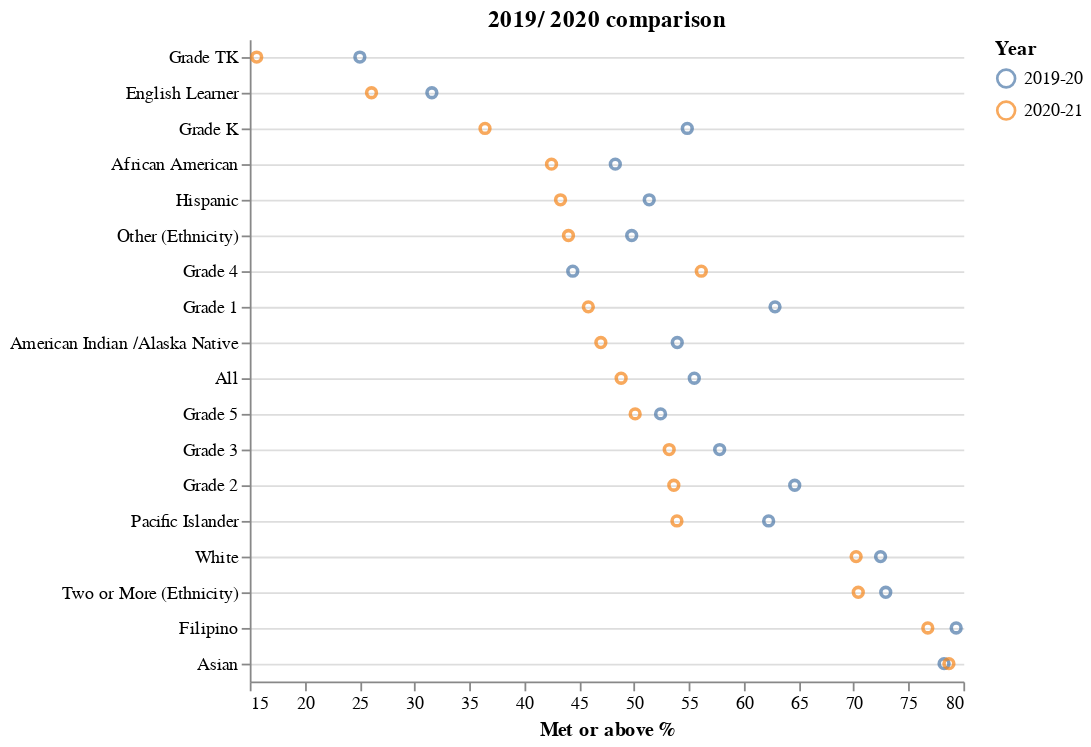

The cell this chart's notebook holds for it:
### Code cell
alt.Chart(dibels_combined, title="2019/ 2020 comparison").mark_point().encode(
    alt.X(
        'met_or_above_pct:Q',
        title="Met or above %",
        scale=alt.Scale(zero=False),
        axis=alt.Axis(grid=False)
    ),
    alt.Y(
        'Student Group:N',
        title="",
        sort='x',
        axis=alt.Axis(grid=True)
    ),
    color=alt.Color('SchoolYear:N', legend=alt.Legend(title="Year")),
).properties(
    height=alt.Step(20)
).configure_view(stroke="transparent")

### Figure 1 — Vega-Lite specification as saved in the notebook (floating-point values rounded to 4 significant figures)
{"config": {"view": {"continuousWidth": 400, "continuousHeight": 300, "stroke": "transparent"}}, "data": {"name": "data-9d0fc8f52ab6cfa173c8e04962bd76da"}, "mark": "point", "encoding": {"color": {"type": "nominal", "field": "SchoolYear", "legend": {"title": "Year"}}, "x": {"type": "quantitative", "axis": {"grid": false}, "field": "met_or_above_pct", "scale": {"zero": false}, "title": "Met or above %"}, "y": {"type": "nominal", "axis": {"grid": true}, "field": "Student Group", "sort": "x", "title": ""}}, "height": {"step": 20}, "title": "2019/ 2020 comparison", "$schema": "https://vega.github.io/schema/vega-lite/v4.8.1.json", "datasets": {"data-9d0fc8f52ab6cfa173c8e04962bd76da": [{"SchoolYear": "2019-20", "DIBELSTestAdministration": "2 MOY", "Student Group": "All", "ABOVEBENCHMARK": 58327, "BENCHMARK": 62341, "BELOWBENCHMARK": 37760, "WELLBELOWBENCHMARK": 59027, "Total Tested": 217455, "% ABOVEBENCHMARK": "27%", "%BENCHMARK": "29%", "% BELOWBENCHMARK": "17%", "% WELLBELOWBENCHMARK": "27%", "met_or_above": 120668, "below_benchmark": 96787, "met_or_above_pct": 55.49, "below_benchmark_pct": 44.51, "met_or_above_change": null, "below_benchmark_change": null}, {"SchoolYear": "2020-21", "DIBELSTestAdministration": "2 MOY", "Student Group": "All", "ABOVEBENCHMARK": 46511, "BENCHMARK": 53713, "BELOWBENCHMARK": 29033, "WELLBELOWBENCHMARK": 76003, "Total Tested": 205260, "% ABOVEBENCHMARK": "23%", "%BENCHMARK": "26%", "% BELOWBENCHMARK": "14%", "% WELLBELOWBENCHMARK": "37%", "met_or_above": 100224, "below_benchmark": 105036, "met_or_above_pct": 48.83, "below_benchmark_pct": 51.17, "met_or_above_change": -6.663, "below_benchmark_change": 6.663}, {"SchoolYear": "2019-20", "DIBELSTestAdministration": "2 MOY", "Student Group": "African American", "ABOVEBENCHMARK": 3540, "BENCHMARK": 4217, "BELOWBENCHMARK": 2944, "WELLBELOWBENCHMARK": 5360, "Total Tested": 16061, "% ABOVEBENCHMARK": "22%", "%BENCHMARK": "26%", "% BELOWBENCHMARK": "18%", "% WELLBELOWBENCHMARK": "33%", "met_or_above": 7757, "below_benchmark": 8304, "met_or_above_pct": 48.3, "below_benchmark_pct": 51.7, "met_or_above_change": null, "below_benchmark_change": null}, {"SchoolYear": "2020-21", "DIBELSTestAdministration": "2 MOY", "Student Group": "African American", "ABOVEBENCHMARK": 2588, "BENCHMARK": 3457, "BELOWBENCHMARK": 2039, "WELLBELOWBENCHMARK": 6144, "Total Tested": 14228, "% ABOVEBENCHMARK": "18%", "%BENCHMARK": "24%", "% BELOWBENCHMARK": "14%", "% WELLBELOWBENCHMARK": "43%", "met_or_above": 6045, "below_benchmark": 8183, "met_or_above_pct": 42.49, "below_benchmark_pct": 57.51, "met_or_above_change": -5.81, "below_benchmark_change": 5.81}, {"SchoolYear": "2019-20", "DIBELSTestAdministration": "2 MOY", "Student Group": "American Indian /Alaska Native", "ABOVEBENCHMARK": 46, "BENCHMARK": 43, "BELOWBENCHMARK": 31, "WELLBELOWBENCHMARK": 45, "Total Tested": 165, "% ABOVEBENCHMARK": "28%", "%BENCHMARK": "26%", "% BELOWBENCHMARK": "19%", "% WELLBELOWBENCHMARK": "27%", "met_or_above": 89, "below_benchmark": 76, "met_or_above_pct": 53.94, "below_benchmark_pct": 46.06, "met_or_above_change": null, "below_benchmark_change": null}, {"SchoolYear": "2020-21", "DIBELSTestAdministration": "2 MOY", "Student Group": "American Indian /Alaska Native", "ABOVEBENCHMARK": 26, "BENCHMARK": 44, "BELOWBENCHMARK": 28, "WELLBELOWBENCHMARK": 51, "Total Tested": 149, "% ABOVEBENCHMARK": "17%", "%BENCHMARK": "30%", "% BELOWBENCHMARK": "19%", "% WELLBELOWBENCHMARK": "34%", "met_or_above": 70, "below_benchmark": 79, "met_or_above_pct": 46.98, "below_benchmark_pct": 53.02, "met_or_above_change": -6.96, "below_benchmark_change": 6.96}, {"SchoolYear": "2019-20", "DIBELSTestAdministration": "2 MOY", "Student Group": "Asian", "ABOVEBENCHMARK": 3704, "BENCHMARK": 2014, "BELOWBENCHMARK": 754, "WELLBELOWBENCHMARK": 836, "Total Tested": 7308, "% ABOVEBENCHMARK": "51%", "%BENCHMARK": "28%", "% BELOWBENCHMARK": "10%", "% WELLBELOWBENCHMARK": "11%", "met_or_above": 5718, "below_benchmark": 1590, "met_or_above_pct": 78.24, "below_benchmark_pct": 21.76, "met_or_above_change": null, "below_benchmark_change": null}, {"SchoolYear": "2020-21", "DIBELSTestAdministration": "2 MOY", "Student Group": "Asian", "ABOVEBENCHMARK": 3651, "BENCHMARK": 1875, "BELOWBENCHMARK": 629, "WELLBELOWBENCHMARK": 868, "Total Tested": 7023, "% ABOVEBENCHMARK": "52%", "%BENCHMARK": "27%", "% BELOWBENCHMARK": "9%", "% WELLBELOWBENCHMARK": "12%", "met_or_above": 5526, "below_benchmark": 1497, "met_or_above_pct": 78.68, "below_benchmark_pct": 21.32, "met_or_above_change": 0.4413, "below_benchmark_change": -0.4413}, {"SchoolYear": "2019-20", "DIBELSTestAdministration": "2 MOY", "Student Group": "Filipino", "ABOVEBENCHMARK": 1510, "BENCHMARK": 1106, "BELOWBENCHMARK": 341, "WELLBELOWBENCHMARK": 340, "Total Tested": 3297, "% ABOVEBENCHMARK": "46%", "%BENCHMARK": "34%", "% BELOWBENCHMARK": "10%", "% WELLBELOWBENCHMARK": "10%", "met_or_above": 2616, "below_benchmark": 681, "met_or_above_pct": 79.34, "below_benchmark_pct": 20.66, "met_or_above_change": null, "below_benchmark_change": null}, {"SchoolYear": "2020-21", "DIBELSTestAdministration": "2 MOY", "Student Group": "Filipino", "ABOVEBENCHMARK": 1521, "BENCHMARK": 1019, "BELOWBENCHMARK": 368, "WELLBELOWBENCHMARK": 401, "Total Tested": 3309, "% ABOVEBENCHMARK": "46%", "%BENCHMARK": "31%", "% BELOWBENCHMARK": "11%", "% WELLBELOWBENCHMARK": "12%", "met_or_above": 2540, "below_benchmark": 769, "met_or_above_pct": 76.76, "below_benchmark_pct": 23.24, "met_or_above_change": -2.585, "below_benchmark_change": 2.585}, {"SchoolYear": "2019-20", "DIBELSTestAdministration": "2 MOY", "Student Group": "Hispanic", "ABOVEBENCHMARK": 36191, "BENCHMARK": 45412, "BELOWBENCHMARK": 29497, "WELLBELOWBENCHMARK": 47704, "Total Tested": 158804, "% ABOVEBENCHMARK": "23%", "%BENCHMARK": "29%", "% BELOWBENCHMARK": "19%", "% WELLBELOWBENCHMARK": "30%", "met_or_above": 81603, "below_benchmark": 77201, "met_or_above_pct": 51.39, "below_benchmark_pct": 48.61, "met_or_above_change": null, "below_benchmark_change": null}, {"SchoolYear": "2020-21", "DIBELSTestAdministration": "2 MOY", "Student Group": "Hispanic", "ABOVEBENCHMARK": 26404, "BENCHMARK": 38686, "BELOWBENCHMARK": 22299, "WELLBELOWBENCHMARK": 62912, "Total Tested": 150301, "% ABOVEBENCHMARK": "18%", "%BENCHMARK": "26%", "% BELOWBENCHMARK": "15%", "% WELLBELOWBENCHMARK": "42%", "met_or_above": 65090, "below_benchmark": 85211, "met_or_above_pct": 43.31, "below_benchmark_pct": 56.69, "met_or_above_change": -8.08, "below_benchmark_change": 8.08}, {"SchoolYear": "2019-20", "DIBELSTestAdministration": "2 MOY", "Student Group": "Other (Ethnicity)", "ABOVEBENCHMARK": 162, "BENCHMARK": 194, "BELOWBENCHMARK": 154, "WELLBELOWBENCHMARK": 205, "Total Tested": 715, "% ABOVEBENCHMARK": "23%", "%BENCHMARK": "27%", "% BELOWBENCHMARK": "22%", "% WELLBELOWBENCHMARK": "29%", "met_or_above": 356, "below_benchmark": 359, "met_or_above_pct": 49.79, "below_benchmark_pct": 50.21, "met_or_above_change": null, "below_benchmark_change": null}, {"SchoolYear": "2020-21", "DIBELSTestAdministration": "2 MOY", "Student Group": "Other (Ethnicity)", "ABOVEBENCHMARK": 195, "BENCHMARK": 218, "BELOWBENCHMARK": 159, "WELLBELOWBENCHMARK": 366, "Total Tested": 938, "% ABOVEBENCHMARK": "21%", "%BENCHMARK": "23%", "% BELOWBENCHMARK": "17%", "% WELLBELOWBENCHMARK": "39%", "met_or_above": 413, "below_benchmark": 525, "met_or_above_pct": 44.03, "below_benchmark_pct": 55.97, "met_or_above_change": -5.76, "below_benchmark_change": 5.76}, {"SchoolYear": "2019-20", "DIBELSTestAdministration": "2 MOY", "Student Group": "Pacific Islander", "ABOVEBENCHMARK": 114, "BENCHMARK": 117, "BELOWBENCHMARK": 66, "WELLBELOWBENCHMARK": 74, "Total Tested": 371, "% ABOVEBENCHMARK": "31%", "%BENCHMARK": "32%", "% BELOWBENCHMARK": "18%", "% WELLBELOWBENCHMARK": "20%", "met_or_above": 231, "below_benchmark": 140, "met_or_above_pct": 62.26, "below_benchmark_pct": 37.74, "met_or_above_change": null, "below_benchmark_change": null}, {"SchoolYear": "2020-21", "DIBELSTestAdministration": "2 MOY", "Student Group": "Pacific Islander", "ABOVEBENCHMARK": 94, "BENCHMARK": 99, "BELOWBENCHMARK": 59, "WELLBELOWBENCHMARK": 106, "Total Tested": 358, "% ABOVEBENCHMARK": "26%", "%BENCHMARK": "28%", "% BELOWBENCHMARK": "16%", "% WELLBELOWBENCHMARK": "30%", "met_or_above": 193, "below_benchmark": 165, "met_or_above_pct": 53.91, "below_benchmark_pct": 46.09, "met_or_above_change": -8.354, "below_benchmark_change": 8.354}, {"SchoolYear": "2019-20", "DIBELSTestAdministration": "2 MOY", "Student Group": "Two or More (Ethnicity)", "ABOVEBENCHMARK": 2608, "BENCHMARK": 1773, "BELOWBENCHMARK": 730, "WELLBELOWBENCHMARK": 896, "Total Tested": 6007, "% ABOVEBENCHMARK": "43%", "%BENCHMARK": "30%", "% BELOWBENCHMARK": "12%", "% WELLBELOWBENCHMARK": "15%", "met_or_above": 4381, "below_benchmark": 1626, "met_or_above_pct": 72.93, "below_benchmark_pct": 27.07, "met_or_above_change": null, "below_benchmark_change": null}, {"SchoolYear": "2020-21", "DIBELSTestAdministration": "2 MOY", "Student Group": "Two or More (Ethnicity)", "ABOVEBENCHMARK": 2589, "BENCHMARK": 1643, "BELOWBENCHMARK": 687, "WELLBELOWBENCHMARK": 1090, "Total Tested": 6009, "% ABOVEBENCHMARK": "43%", "%BENCHMARK": "27%", "% BELOWBENCHMARK": "11%", "% WELLBELOWBENCHMARK": "18%", "met_or_above": 4232, "below_benchmark": 1777, "met_or_above_pct": 70.43, "below_benchmark_pct": 29.57, "met_or_above_change": -2.504, "below_benchmark_change": 2.504}, {"SchoolYear": "2019-20", "DIBELSTestAdministration": "2 MOY", "Student Group": "White", "ABOVEBENCHMARK": 10452, "BENCHMARK": 7465, "BELOWBENCHMARK": 3243, "WELLBELOWBENCHMARK": 3567, "Total Tested": 24727, "% ABOVEBENCHMARK": "42%", "%BENCHMARK": "30%", "% BELOWBENCHMARK": "13%", "% WELLBELOWBENCHMARK": "14%", "met_or_above": 17917, "below_benchmark": 6810, "met_or_above_pct": 72.46, "below_benchmark_pct": 27.54, "met_or_above_change": null, "below_benchmark_change": null}, {"SchoolYear": "2020-21", "DIBELSTestAdministration": "2 MOY", "Student Group": "White", "ABOVEBENCHMARK": 9443, "BENCHMARK": 6672, "BELOWBENCHMARK": 2765, "WELLBELOWBENCHMARK": 4065, "Total Tested": 22945, "% ABOVEBENCHMARK": "41%", "%BENCHMARK": "29%", "% BELOWBENCHMARK": "12%", "% WELLBELOWBENCHMARK": "18%", "met_or_above": 16115, "below_benchmark": 6830, "met_or_above_pct": 70.23, "below_benchmark_pct": 29.77, "met_or_above_change": -2.226, "below_benchmark_change": 2.226}, {"SchoolYear": "2019-20", "DIBELSTestAdministration": "2 MOY", "Student Group": "English Learner", "ABOVEBENCHMARK": 6949, "BENCHMARK": 11709, "BELOWBENCHMARK": 11358, "WELLBELOWBENCHMARK": 29051, "Total Tested": 59067, "% ABOVEBENCHMARK": "12%", "%BENCHMARK": "20%", "% BELOWBENCHMARK": "19%", "% WELLBELOWBENCHMARK": "49%", "met_or_above": 18658, "below_benchmark": 40409, "met_or_above_pct": 31.59, "below_benchmark_pct": 68.41, "met_or_above_change": null, "below_benchmark_change": null}, {"SchoolYear": "2020-21", "DIBELSTestAdministration": "2 MOY", "Student Group": "English Learner", "ABOVEBENCHMARK": 4620, "BENCHMARK": 10279, "BELOWBENCHMARK": 8080, "WELLBELOWBENCHMARK": 34128, "Total Tested": 57107, "% ABOVEBENCHMARK": "8%", "%BENCHMARK": "18%", "% BELOWBENCHMARK": "14%", "% WELLBELOWBENCHMARK": "60%", "met_or_above": 14899, "below_benchmark": 42208, "met_or_above_pct": 26.09, "below_benchmark_pct": 73.91, "met_or_above_change": -5.498, "below_benchmark_change": 5.498}, {"SchoolYear": "2019-20", "DIBELSTestAdministration": "2 MOY", "Student Group": "Grade 1", "ABOVEBENCHMARK": 17025, "BENCHMARK": 5866, "BELOWBENCHMARK": 4700, "WELLBELOWBENCHMARK": 8834, "Total Tested": 36425, "% ABOVEBENCHMARK": "47%", "%BENCHMARK": "16%", "% BELOWBENCHMARK": "13%", "% WELLBELOWBENCHMARK": "24%", "met_or_above": 22891, "below_benchmark": 13534, "met_or_above_pct": 62.84, "below_benchmark_pct": 37.16, "met_or_above_change": null, "below_benchmark_change": null}, {"SchoolYear": "2020-21", "DIBELSTestAdministration": "2 MOY", "Student Group": "Grade 1", "ABOVEBENCHMARK": 7668, "BENCHMARK": 7853, "BELOWBENCHMARK": 4115, "WELLBELOWBENCHMARK": 14224, "Total Tested": 33860, "% ABOVEBENCHMARK": "23%", "%BENCHMARK": "23%", "% BELOWBENCHMARK": "12%", "% WELLBELOWBENCHMARK": "42%", "met_or_above": 15521, "below_benchmark": 18339, "met_or_above_pct": 45.84, "below_benchmark_pct": 54.16, "met_or_above_change": -17.01, "below_benchmark_change": 17.01}, {"SchoolYear": "2019-20", "DIBELSTestAdministration": "2 MOY", "Student Group": "Grade 2", "ABOVEBENCHMARK": 5817, "BENCHMARK": 18200, "BELOWBENCHMARK": 3661, "WELLBELOWBENCHMARK": 9477, "Total Tested": 37155, "% ABOVEBENCHMARK": "16%", "%BENCHMARK": "49%", "% BELOWBENCHMARK": "10%", "% WELLBELOWBENCHMARK": "26%", "met_or_above": 24017, "below_benchmark": 13138, "met_or_above_pct": 64.64, "below_benchmark_pct": 35.36, "met_or_above_change": null, "below_benchmark_change": null}, {"SchoolYear": "2020-21", "DIBELSTestAdministration": "2 MOY", "Student Group": "Grade 2", "ABOVEBENCHMARK": 9056, "BENCHMARK": 9139, "BELOWBENCHMARK": 4476, "WELLBELOWBENCHMARK": 11258, "Total Tested": 33929, "% ABOVEBENCHMARK": "27%", "%BENCHMARK": "27%", "% BELOWBENCHMARK": "13%", "% WELLBELOWBENCHMARK": "33%", "met_or_above": 18195, "below_benchmark": 15734, "met_or_above_pct": 53.63, "below_benchmark_pct": 46.37, "met_or_above_change": -11.01, "below_benchmark_change": 11.01}, {"SchoolYear": "2019-20", "DIBELSTestAdministration": "2 MOY", "Student Group": "Grade 3", "ABOVEBENCHMARK": 6537, "BENCHMARK": 13581, "BELOWBENCHMARK": 4892, "WELLBELOWBENCHMARK": 9795, "Total Tested": 34805, "% ABOVEBENCHMARK": "19%", "%BENCHMARK": "39%", "% BELOWBENCHMARK": "14%", "% WELLBELOWBENCHMARK": "28%", "met_or_above": 20118, "below_benchmark": 14687, "met_or_above_pct": 57.8, "below_benchmark_pct": 42.2, "met_or_above_change": null, "below_benchmark_change": null}, {"SchoolYear": "2020-21", "DIBELSTestAdministration": "2 MOY", "Student Group": "Grade 3", "ABOVEBENCHMARK": 7878, "BENCHMARK": 9847, "BELOWBENCHMARK": 4500, "WELLBELOWBENCHMARK": 11089, "Total Tested": 33314, "% ABOVEBENCHMARK": "24%", "%BENCHMARK": "30%", "% BELOWBENCHMARK": "14%", "% WELLBELOWBENCHMARK": "33%", "met_or_above": 17725, "below_benchmark": 15589, "met_or_above_pct": 53.21, "below_benchmark_pct": 46.79, "met_or_above_change": -4.596, "below_benchmark_change": 4.596}, {"SchoolYear": "2019-20", "DIBELSTestAdministration": "2 MOY", "Student Group": "Grade 4", "ABOVEBENCHMARK": 6943, "BENCHMARK": 8096, "BELOWBENCHMARK": 11391, "WELLBELOWBENCHMARK": 7426, "Total Tested": 33856, "% ABOVEBENCHMARK": "21%", "%BENCHMARK": "24%", "% BELOWBENCHMARK": "34%", "% WELLBELOWBENCHMARK": "22%", "met_or_above": 15039, "below_benchmark": 18817, "met_or_above_pct": 44.42, "below_benchmark_pct": 55.58, "met_or_above_change": null, "below_benchmark_change": null}, {"SchoolYear": "2020-21", "DIBELSTestAdministration": "2 MOY", "Student Group": "Grade 4", "ABOVEBENCHMARK": 8951, "BENCHMARK": 10218, "BELOWBENCHMARK": 5352, "WELLBELOWBENCHMARK": 9630, "Total Tested": 34151, "% ABOVEBENCHMARK": "26%", "%BENCHMARK": "30%", "% BELOWBENCHMARK": "16%", "% WELLBELOWBENCHMARK": "28%", "met_or_above": 19169, "below_benchmark": 14982, "met_or_above_pct": 56.13, "below_benchmark_pct": 43.87, "met_or_above_change": 11.71, "below_benchmark_change": -11.71}, {"SchoolYear": "2019-20", "DIBELSTestAdministration": "2 MOY", "Student Group": "Grade 5", "ABOVEBENCHMARK": 9629, "BENCHMARK": 7587, "BELOWBENCHMARK": 6983, "WELLBELOWBENCHMARK": 8644, "Total Tested": 32843, "% ABOVEBENCHMARK": "29%", "%BENCHMARK": "23%", "% BELOWBENCHMARK": "21%", "% WELLBELOWBENCHMARK": "26%", "met_or_above": 17216, "below_benchmark": 15627, "met_or_above_pct": 52.42, "below_benchmark_pct": 47.58, "met_or_above_change": null, "below_benchmark_change": null}, {"SchoolYear": "2020-21", "DIBELSTestAdministration": "2 MOY", "Student Group": "Grade 5", "ABOVEBENCHMARK": 6545, "BENCHMARK": 10120, "BELOWBENCHMARK": 5271, "WELLBELOWBENCHMARK": 11324, "Total Tested": 33260, "% ABOVEBENCHMARK": "20%", "%BENCHMARK": "30%", "% BELOWBENCHMARK": "16%", "% WELLBELOWBENCHMARK": "34%", "met_or_above": 16665, "below_benchmark": 16595, "met_or_above_pct": 50.11, "below_benchmark_pct": 49.89, "met_or_above_change": -2.314, "below_benchmark_change": 2.314}, {"SchoolYear": "2019-20", "DIBELSTestAdministration": "2 MOY", "Student Group": "Grade K", "ABOVEBENCHMARK": 11231, "BENCHMARK": 8066, "BELOWBENCHMARK": 4737, "WELLBELOWBENCHMARK": 11145, "Total Tested": 35179, "% ABOVEBENCHMARK": "32%", "%BENCHMARK": "23%", "% BELOWBENCHMARK": "13%", "% WELLBELOWBENCHMARK": "32%", "met_or_above": 19297, "below_benchmark": 15882, "met_or_above_pct": 54.85, "below_benchmark_pct": 45.15, "met_or_above_change": null, "below_benchmark_change": null}, {"SchoolYear": "2020-21", "DIBELSTestAdministration": "2 MOY", "Student Group": "Grade K", "ABOVEBENCHMARK": 5828, "BENCHMARK": 5441, "BELOWBENCHMARK": 4471, "WELLBELOWBENCHMARK": 15195, "Total Tested": 30935, "% ABOVEBENCHMARK": "19%", "%BENCHMARK": "18%", "% BELOWBENCHMARK": "14%", "% WELLBELOWBENCHMARK": "49%", "met_or_above": 11269, "below_benchmark": 19666, "met_or_above_pct": 36.43, "below_benchmark_pct": 63.57, "met_or_above_change": -18.43, "below_benchmark_change": 18.43}, {"SchoolYear": "2019-20", "DIBELSTestAdministration": "2 MOY", "Student Group": "Grade TK", "ABOVEBENCHMARK": 330, "BENCHMARK": 536, "BELOWBENCHMARK": 443, "WELLBELOWBENCHMARK": 2151, "Total Tested": 3460, "% ABOVEBENCHMARK": "10%", "%BENCHMARK": "15%", "% BELOWBENCHMARK": "13%", "% WELLBELOWBENCHMARK": "62%", "met_or_above": 866, "below_benchmark": 2594, "met_or_above_pct": 25.03, "below_benchmark_pct": 74.97, "met_or_above_change": null, "below_benchmark_change": null}, {"SchoolYear": "2020-21", "DIBELSTestAdministration": "2 MOY", "Student Group": "Grade TK", "ABOVEBENCHMARK": 139, "BENCHMARK": 204, "BELOWBENCHMARK": 240, "WELLBELOWBENCHMARK": 1611, "Total Tested": 2194, "% ABOVEBENCHMARK": "6%", "%BENCHMARK": "9%", "% BELOWBENCHMARK": "11%", "% WELLBELOWBENCHMARK": "73%", "met_or_above": 343, "below_benchmark": 1851, "met_or_above_pct": 15.63, "below_benchmark_pct": 84.37, "met_or_above_change": -9.395, "below_benchmark_change": 9.395}]}}
